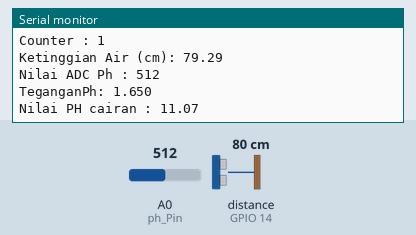
Simulated run of this sketch. Board: ESP8266 (NodeMCU). Shown: the last lines printed to the serial monitor. Wiring (inferred from the names in the program): ultrasonic range finder: trigger GPIO 12; echo GPIO 14. Inputs (shaded band) come from the test bench; at power-on: distance to the obstacle (sensor on GPIO 14) 80 cm, A0 (ph_Pin) = 512. The echo pulse lasts 58.3 µs per cm; WiFi joins after 1.5 s; servers stay silent unless stated.

Above: at 2.7 s.
2.8 s: distance to the obstacle (sensor on GPIO 14) set to 2 cm
6.9 s: A0 (ph_Pin) set to 716
At 14.8 s:
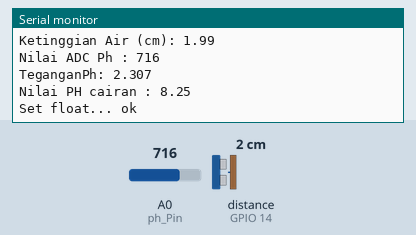
15.0 s: distance to the obstacle (sensor on GPIO 14) set to 4 cm
At 16.4 s:
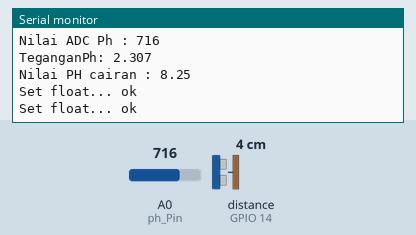
19.1 s: A0 (ph_Pin) set to 900
At 22.3 s:
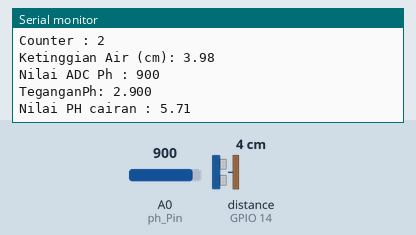
Timing chart, 0 to 23.8 s (numbered marks = the images above; inputs shaded):
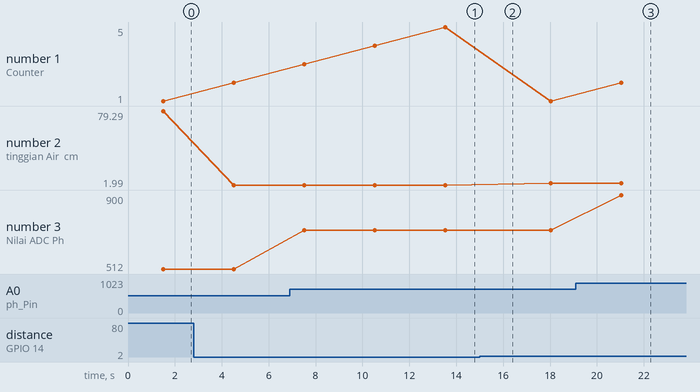

Measured:
- after the input at 6.9 s, the serial monitor: prints a new line after 0.62 s (image 1)
- after the input at 19.1 s, the serial monitor: prints a new line after 1.9 s (image 3)
- plotted number 2: 79.29 → 1.99 after the input at 2.8 s, 1.99 → 3.98 after the input at 15.0 s
- plotted number 3: 512 → 716 after the input at 6.9 s, 716 → 900 after the input at 19.1 s

The sketch:

CitarumHarum_IoTSystem.ino
```cpp
#if defined(ESP32)
#include <WiFi.h>
#elif defined(ESP8266)
#include <ESP8266WiFi.h>
#endif

#include <Firebase_ESP_Client.h>

// Provide the token generation process info.
#include <addons/TokenHelper.h>

// Provide the RTDB payload printing info and other helper functions.
#include <addons/RTDBHelper.h>

/* 1. Define the WiFi credentials */
#define WIFI_SSID "KANAYAKANBaru2"
#define WIFI_PASSWORD "SOENARMO"
//#define WIFI_SSID "Hotspot Firman"
//#define WIFI_PASSWORD "085523575949"

// For the following credentials, see examples/Authentications/SignInAsUser/EmailPassword/EmailPassword.ino

/* 2. Define the API Key */
#define API_KEY "AIzaSyBvBycIR6Je8SLC4pERxCASDklUjROqT3c"

/* 3. Define the RTDB URL */
#define DATABASE_URL "https://gigihfedm7-default-rtdb.asia-southeast1.firebasedatabase.app" //<databaseName>.firebaseio.com or <databaseName>.<region>.firebasedatabase.app

/* 4. Define the user Email and password that alreadey registerd or added in your project */
#define USER_EMAIL "fadhil@gmail.com"
#define USER_PASSWORD "naruto"

// Define Firebase Data object
FirebaseData fbdo;

FirebaseAuth auth;
FirebaseConfig config;

unsigned long sendDataPrevMillis = 0;

unsigned long count = 0;

///////Ultrasonic////////////
const int trigPin = 12;
const int echoPin = 14;

//define sound velocity in cm/uS
#define SOUND_VELOCITY 0.034
#define CM_TO_INCH 0.393701

long duration;
float distanceCm = 0.0;
float sumdistanceCm = 0.0;
float ratarataKetinggianAir = 0.0;
///////Ultrasonic////////////

////////////PH///////////////
const int ph_Pin = A0;

float PH_step;
int nilai_analog_PH;
double TeganganPh;

//untuk kalibrasi
float PH4 = 3.3;
float PH7 = 2.6;

float Po = 0.0;
float sumPo = 0.0;
float ratarataPH = 0.0;
////////////PH///////////////

int counter;

void setup()
{

  Serial.begin(115200);
  pinMode(trigPin, OUTPUT); // Sets the trigPin as an Output
  pinMode(echoPin, INPUT); // Sets the echoPin as an Input
  pinMode (ph_Pin, INPUT);

  WiFi.begin(WIFI_SSID, WIFI_PASSWORD);
  Serial.print("Connecting to Wi-Fi");
  while (WiFi.status() != WL_CONNECTED)
  {
    Serial.print(".");
    delay(300);
  }
  Serial.println();
  Serial.print("Connected with IP: ");
  Serial.println(WiFi.localIP());
  Serial.println();

  Serial.printf("Firebase Client v%s\n\n", FIREBASE_CLIENT_VERSION);

  /* Assign the api key (required) */
  config.api_key = API_KEY;

  /* Assign the user sign in credentials */
  auth.user.email = USER_EMAIL;
  auth.user.password = USER_PASSWORD;

  /* Assign the RTDB URL (required) */
  config.database_url = DATABASE_URL;

  /* Assign the callback function for the long running token generation task */
  config.token_status_callback = tokenStatusCallback; // see addons/TokenHelper.h

#if defined(ESP8266)
  // In ESP8266 required for BearSSL rx/tx buffer for large data handle, increase Rx size as needed.
  fbdo.setBSSLBufferSize(2048 /* Rx buffer size in bytes from 512 - 16384 */, 2048 /* Tx buffer size in bytes from 512 - 16384 */);
#endif

  // Limit the size of response payload to be collected in FirebaseData
  fbdo.setResponseSize(2048);

  Firebase.begin(&config, &auth);

  // Comment or pass false value when WiFi reconnection will control by your code or third party library
  Firebase.reconnectWiFi(true);

  Firebase.setDoubleDigits(5);

  config.timeout.serverResponse = 10 * 1000;

}

void loop()
{

  // Firebase.ready() should be called repeatedly to handle authentication tasks.

  Serial.print("Counter : ");
  Serial.println(counter+1);

  // Clears the trigPin
  digitalWrite(trigPin, LOW);
  delayMicroseconds(2);
  // Sets the trigPin on HIGH state for 10 micro seconds
  digitalWrite(trigPin, HIGH);
  delayMicroseconds(10);
  digitalWrite(trigPin, LOW);

  // Reads the echoPin, returns the sound wave travel time in microseconds
  duration = pulseIn(echoPin, HIGH);

  // Calculate the distance
  distanceCm = duration * SOUND_VELOCITY / 2;
  sumdistanceCm += distanceCm;


  // Prints the distance on the Serial Monitor
  Serial.print("Ketinggian Air (cm): ");
  Serial.println(distanceCm);

  if (
    nilai_analog_PH = analogRead(ph_Pin)) {
    Serial.print("Nilai ADC Ph : ");
    Serial.println(nilai_analog_PH);
    TeganganPh = 3.3 / 1024.0 * nilai_analog_PH;
    Serial.print("TeganganPh: ");
    Serial.println(TeganganPh, 3);

    PH_step =  (PH4 - PH7) / 3;
    Po = 7.00 + ((PH7 - TeganganPh) / PH_step);
    sumPo += Po;

    Serial.print("Nilai PH cairan : ");
    Serial.println(Po, 2);
  }

  counter++;
  Serial.println();

  if (Firebase.ready() && counter == 5)
  {
    delay(600);

    sendDataPrevMillis = millis();
    ratarataKetinggianAir = sumdistanceCm / 5;
    ratarataPH = sumPo / 5;
    counter = 0;

    char mydata1[30];
    snprintf(mydata1, sizeof(mydata1), "%0.2f", ratarataKetinggianAir );
    double val1 = atof(mydata1);
    Serial.printf("Set float... %s\n", Firebase.RTDB.setFloat(&fbdo, F("/sensor/ketinggianAir"), val1) ? "ok" : fbdo.errorReason().c_str());
    delay(600);
    char mydata2[30];
    snprintf(mydata2, sizeof(mydata2), "%0.2f", ratarataPH );
    double val2 = atof(mydata2);
    Serial.printf("Set float... %s\n", Firebase.RTDB.setFloat(&fbdo, F("/sensor/phAir"), val2) ? "ok" : fbdo.errorReason().c_str());

    sumdistanceCm = 0.0;
    sumPo = 0;

    Serial.println();

  }

  delay(3000);
}
```
